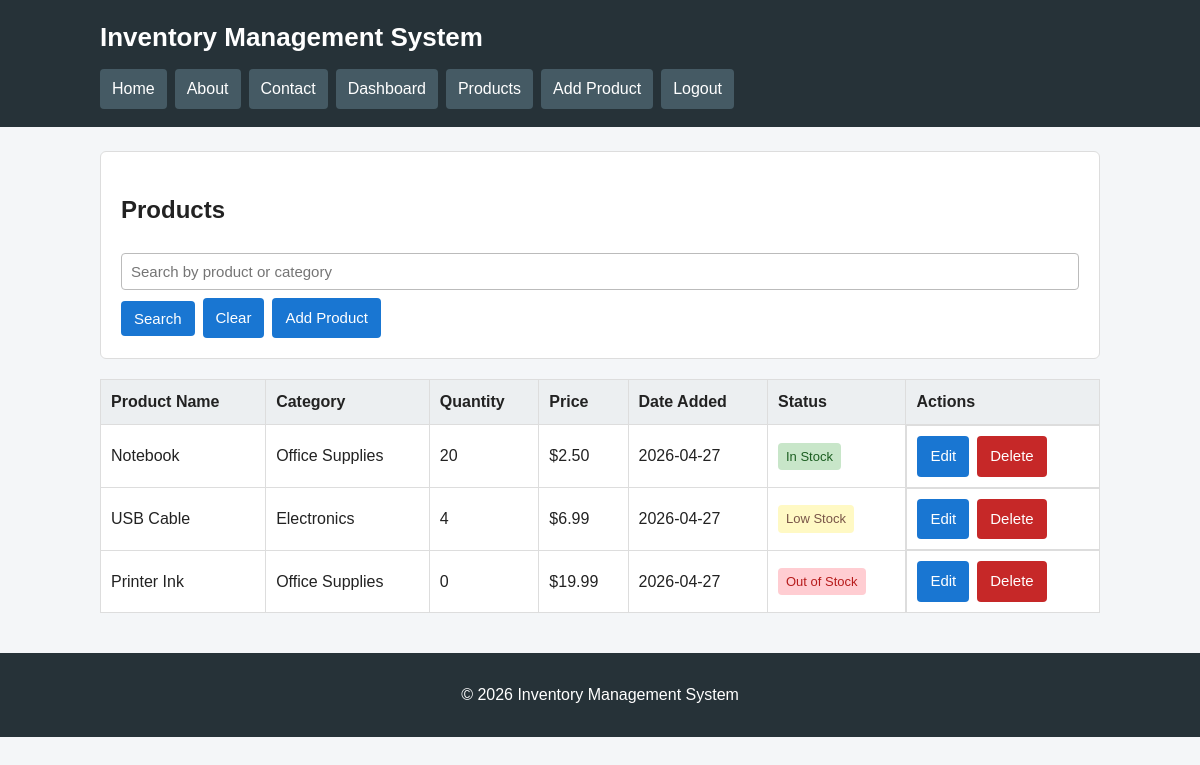
The page /products.php (signed in) on the database its author committed.
### tables this page shows
CREATE TABLE IF NOT EXISTS products (
    id INT AUTO_INCREMENT PRIMARY KEY,
    product_name VARCHAR(100) NOT NULL,
    category VARCHAR(100) NOT NULL,
    quantity INT NOT NULL DEFAULT 0,
    price DECIMAL(10, 2) NOT NULL DEFAULT 0.00,
    date_added DATE NOT NULL
);

### includes/auth.php (called while the page is built, shortened)
<?php
function is_logged_in()
{
    return isset($_SESSION['user_id']);
}
?>

### products.php (the view, shortened to what this page needs)
<?php
require_once 'includes/auth.php';
require_once 'config.php';
$search = trim($_GET['search'] ?? '');
function stock_status($quantity)
{
    if ($quantity == 0) {
        return ['Out of Stock', 'out'];
    }
    if ($quantity >= 1 && $quantity <= 5) {
        return ['Low Stock', 'low'];
    }
    return ['In Stock', 'in'];
}
if ($search !== '') {
    $search_value = '%' . $search . '%';
    $sql = 'SELECT * FROM products WHERE product_name LIKE ? OR category LIKE ? ORDER BY date_added DESC';
    $stmt = mysqli_prepare($conn, $sql);
    mysqli_stmt_bind_param($stmt, 'ss', $search_value, $search_value);
    mysqli_stmt_execute($stmt);
    $products = mysqli_stmt_get_result($stmt);
} else {
    $products = mysqli_query($conn, 'SELECT * FROM products ORDER BY date_added DESC');
}
include 'includes/header.php';
?>
<section class="box">
    <h2>Products</h2>
    <form method="get" action="products.php" class="actions">
        <input type="text" name="search" placeholder="Search by product or category" value="<?php echo htmlspecialchars($search); ?>">
        <button type="submit">Search</button>
        <a class="button" href="products.php">Clear</a>
        <a class="button" href="add_product.php">Add Product</a>
    </form>
</section>
<table>
    <thead>
        <tr>
            <th>Product Name</th>
            <th>Category</th>
            <th>Quantity</th>
            <th>Price</th>
            <th>Date Added</th>
            <th>Status</th>
            <th>Actions</th>
        </tr>
    </thead>
    <tbody>
        <?php if (mysqli_num_rows($products) > 0) : ?>
            <?php while ($product = mysqli_fetch_assoc($products)) : ?>
                <?php [$status_text, $status_class] = stock_status($product['quantity']); ?>
                <tr>
                    <td><?php echo htmlspecialchars($product['product_name']); ?></td>
                    <td><?php echo htmlspecialchars($product['category']); ?></td>
                    <td><?php echo (int) $product['quantity']; ?></td>
                    <td>$<?php echo number_format((float) $product['price'], 2); ?></td>
                    <td><?php echo htmlspecialchars($product['date_added']); ?></td>
                    <td><span class="status <?php echo $status_class; ?>"><?php echo $status_text; ?></span></td>
                    <td class="actions">
                        <a class="button" href="edit_product.php?id=<?php echo $product['id']; ?>">Edit</a>
                        <a class="button danger" href="delete_product.php?id=<?php echo $product['id']; ?>" onclick="return confirm('Delete this product?');">Delete</a>
                    </td>
                </tr>
            <?php endwhile; ?>
        <?php else : ?>
            <tr>
                <td colspan="7">No products found.</td>
            </tr>
        <?php endif; ?>
    </tbody>
</table>
<?php include 'includes/footer.php'; ?>

### includes/header.php (shortened to what this page needs)
<?php
require_once __DIR__ . '/auth.php';
?>
<!DOCTYPE html>
<html lang="en">
<head>
    <link rel="stylesheet" href="css/style.css">
</head>
<body>
    <header class="site-header">
        <div class="container">
            <h1>Inventory Management System</h1>
            <nav class="nav">
                <a href="index.php">Home</a>
                <a href="about.php">About</a>
                <a href="contact.php">Contact</a>
                <?php if (is_logged_in()) : ?>
                    <a href="dashboard.php">Dashboard</a>
                    <a href="products.php">Products</a>
                    <a href="add_product.php">Add Product</a>
                    <a href="logout.php">Logout</a>
                <?php else : ?>
                    <a href="login.php">Login</a>
                <?php endif; ?>
            </nav>
        </div>
    </header>
    <main class="container">

### includes/footer.php
    </main>
    <footer class="site-footer">
        <div class="container">
            <p>&copy; <?php echo date('Y'); ?> Inventory Management System</p>
        </div>
    </footer>
</body>
</html>

### css/style.css (style rules this page uses)
* { box-sizing: border-box; }
body { margin: 0; font-family: Arial, sans-serif; color: #222; background: #f4f6f8; line-height: 1.5; }
.container { width: 92%; max-width: 1000px; margin: 0 auto; }
.site-header { background: #263238; color: #fff; padding: 18px 0; }
.site-header h1 { margin: 0 0 12px; font-size: 26px; }
.nav { display: flex; flex-wrap: wrap; gap: 8px; }
.nav a { color: #fff; text-decoration: none; background: #455a64; padding: 8px 12px; border-radius: 4px; }
main.container { padding: 24px 0 40px; }
.box { background: #fff; padding: 20px; border: 1px solid #ddd; border-radius: 6px; margin-bottom: 20px; }
.actions { display: flex; gap: 8px; flex-wrap: wrap; align-items: center; }
input, select, textarea { width: 100%; padding: 9px; margin-top: 5px; border: 1px solid #bbb; border-radius: 4px; font-size: 15px; }
button, .button { display: inline-block; border: 0; background: #1976d2; color: #fff; padding: 9px 13px; border-radius: 4px; text-decoration: none; cursor: pointer; font-size: 15px; }
.button.danger { background: #c62828; }
table { width: 100%; border-collapse: collapse; background: #fff; }
th, td { border: 1px solid #ddd; padding: 10px; text-align: left; }
th { background: #eceff1; }
.status { display: inline-block; padding: 4px 8px; border-radius: 4px; font-size: 13px; }
.status.out { background: #ffcdd2; color: #b71c1c; }
.status.low { background: #fff9c4; color: #795548; }
.status.in { background: #c8e6c9; color: #1b5e20; }
.site-footer { background: #263238; color: #fff; padding: 14px 0; text-align: center; }

### rows shown on the page
products: product_name "Notebook", category "Office Supplies", quantity "20", price "2.50", date_added "2026-04-27", status_text "In Stock"
products: product_name "USB Cable", category "Electronics", quantity "4", price "6.99", date_added "2026-04-27", status_text "Low Stock"
products: product_name "Printer Ink", category "Office Supplies", quantity "0", price "19.99", date_added "2026-04-27", status_text "Out of Stock"
